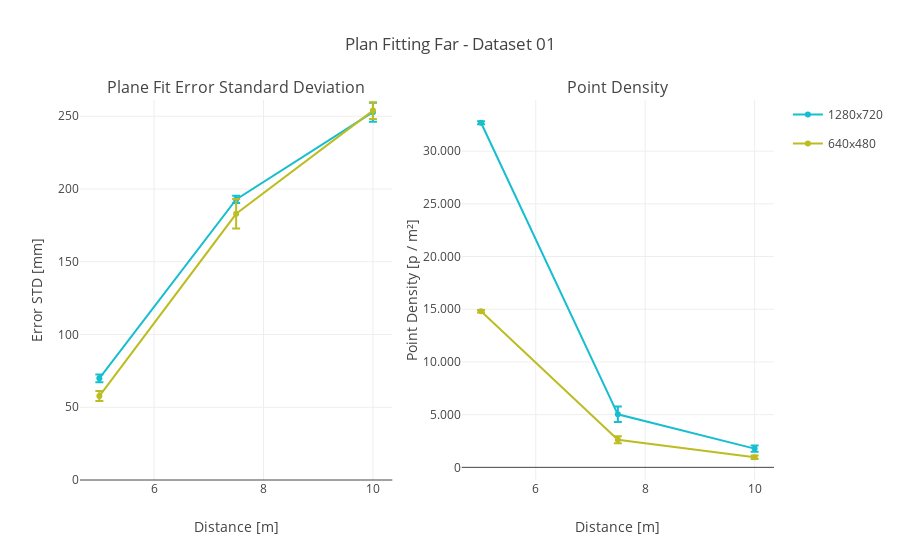

The notebook cell this image was saved under:
### Markdown cell above
Large divergence for different resolutions results in different aspect ratio. Apparently, the device just defines a region of interest for out of the full resolution depth map. This results in lesser artifacts in the corners.

### Code cell
plotPlaneData(pcDataFar02, 'Plan Fitting Far - Dataset 01')

### Figure 1 — Plotly figure (JSON) as saved in the notebook; plotly's stock layout.template omitted (floating-point values rounded to 4 significant figures)
{"data": [{"error_y": {"array": [2.705, 2.501, 6.551], "color": "rgb(23, 190, 207)", "symmetric": true, "type": "data", "visible": true}, "legendgroup": "1280x720", "line": {"color": "rgb(23, 190, 207)"}, "name": "1280x720", "showlegend": true, "type": "scatter", "x": [5, 7.5, 10], "xaxis": "x1", "y": [69.86, 192.8, 252.8], "yaxis": "y1"}, {"error_y": {"array": [3.4, 10.14, 5.689], "color": "rgb(188, 189, 34)", "symmetric": true, "type": "data", "visible": true}, "legendgroup": "640x480", "line": {"color": "rgb(188, 189, 34)"}, "name": "640x480", "showlegend": true, "type": "scatter", "x": [5, 7.5, 10], "xaxis": "x1", "y": [57.71, 183.0, 253.9], "yaxis": "y1"}, {"error_y": {"array": [150.7, 734.4, 303.8], "color": "rgb(23, 190, 207)", "symmetric": true, "type": "data", "visible": true}, "legendgroup": "1280x720", "line": {"color": "rgb(23, 190, 207)"}, "name": "1280x720", "showlegend": false, "type": "scatter", "x": [5, 7.5, 10], "xaxis": "x2", "y": [32700.0, 5030.0, 1778.0], "yaxis": "y2"}, {"error_y": {"array": [120.9, 334.0, 158.4], "color": "rgb(188, 189, 34)", "symmetric": true, "type": "data", "visible": true}, "legendgroup": "640x480", "line": {"color": "rgb(188, 189, 34)"}, "name": "640x480", "showlegend": false, "type": "scatter", "x": [5, 7.5, 10], "xaxis": "x2", "y": [14810.0, 2611.0, 958.0], "yaxis": "y2"}], "layout": {"annotations": [{"font": {"size": 16}, "showarrow": false, "text": "Plane Fit Error Standard Deviation", "x": 0.225, "xanchor": "center", "xref": "paper", "y": 1, "yanchor": "bottom", "yref": "paper"}, {"font": {"size": 16}, "showarrow": false, "text": "Point Density", "x": 0.775, "xanchor": "center", "xref": "paper", "y": 1, "yanchor": "bottom", "yref": "paper"}], "separators": ",.", "title": "Plan Fitting Far - Dataset 01", "xaxis1": {"anchor": "y1", "domain": [0, 0.45], "title": "Distance [m]"}, "xaxis2": {"anchor": "y2", "domain": [0.55, 1], "title": "Distance [m]"}, "yaxis1": {"anchor": "x1", "domain": [0, 1], "range": [0, 261.2], "title": "Error STD [mm]"}, "yaxis2": {"anchor": "x2", "domain": [0, 1], "hoverformat": ",.2f", "tickformat": ",d", "title": "Point Density [p / m²]"}}}
